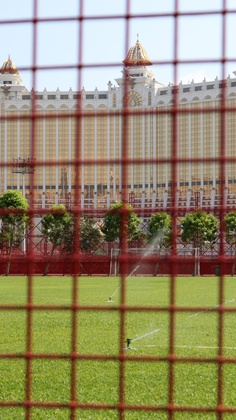
%> input picture object/06.jpg, 236 x 420 px, shrunk from 2250 x 4000 before the run
$ octave demo06.m   (GNU Octave 9; MATLAB toolbox functions it lacks are replaced by stand-ins)
%> lines starting %> are read from the running program, lines starting %| are printed output that depends on the picture; in (x1, y1, x2, y2) boxes, pixels count from 0 and x2, y2 are one past the last pixel; in counts of white or black regions, pixels touching at a corner belong together; the program's own positions count from 1
### recovering.m
function [ recovered_img ] = recovering(original_image, original_mask, fill_image, mask)

[height,width] = size(mask);
level = floor(log2(min(height, width)));
pyramid_fill_img = cell(1, level);
pyramid_mask = cell(1, level);

flag = 1; %Check for the presence of marked region
count = 0; %Counts the levels

pyramid_fill_img{count+1} = fill_image;
pyramid_mask{count+1} = mask;
count = count+1;

% Downsampling
% Recursive Identification Methods (RIM)
for i=1:level
    if(flag==1)
        [RIM] = shrink(fill_image);
        [mask] = shrink(mask);

% Check for black
        ind = find(mask == 1);
        if ~size(ind)
            flag = 0;
        elseif size(mask, 1) <= 300
            flag = 0;
            [RIM] = inpainting(RIM, RIM, [0 0 0]);
            RIM = uint8(RIM);
        end

        count = count+1;
        pyramid_fill_img{count} = RIM;
        pyramid_mask{count} = mask;
        fill_image = RIM;
        clear rim;
    else
        break;
    end
end
%Matlab・s built-in cellfun function enabled ．isempty・ processing functions.
pyramid_fill_img = pyramid_fill_img(~cellfun('isempty', pyramid_fill_img));
pyramid_mask = pyramid_mask(~cellfun('isempty', pyramid_mask));


% Upsampling
for i=count:-1:2
    img = pyramid_fill_img{i};

    exp = expand(img);

    mask = pyramid_mask{i-1};
    recovered_img = pyramid_fill_img{i-1};
    [x,y] = find(mask==1);
    for j=1:size(x)
        if mask(x(j), y(j))
            recovered_img(x(j), y(j),1) = exp(x(j), y(j),1);
            recovered_img(x(j), y(j),2) = exp(x(j), y(j),2);
            recovered_img(x(j), y(j),3) = exp(x(j), y(j),3);
        end
    end

    pyramid_fill_img{i-1} = recovered_img;
    if i ~= 2
        clear recovered_img im exp mask
    end
end

end

### shrink.m
function [ output_image ] = shrink( image )
% Maximum absolute difference between high-resolution images fitted by downsampling.
[M, N, ~]=size(image);
output_image=image(1:2:M, 1:2:N,:);

end

### inpainting.m
function [inpainted_img,fill_img] = inpainting(original_image,fill_image,fill_color)
%Exemplar-based inpainting
%Refer by http://www.di.unito.it/~farid/Research/defencing.html
[img,fill_img,fill_region] = loadimgs(original_image,fill_image,fill_color);
img = double(img);
ori_img = img;
ind_img = img2ind(img);
mn = [size(img,1) size(img,2)];
source_region = ~fill_region;

%Initialize isophote values
[Ix(:,:,3) ,Iy(:,:,3)] = gradient(img(:,:,3));
[Ix(:,:,2) ,Iy(:,:,2)] = gradient(img(:,:,2));
[Ix(:,:,1) ,Iy(:,:,1)] = gradient(img(:,:,1));
Ix = sum(Ix,3)/(3*255);
Iy = sum(Iy,3)/(3*255);
%Rotation gradient 90 degrees
temp = Ix; Ix = -Iy;
Iy = temp;

%Initialize confidence and data terms
% C - MxN matrix of confidence values accumulated over all iterations.
% D - MxN matrix of data term values accumulated over all iterations.
C = double(source_region);
D = repmat(-.1,mn);
iteration = 1;
% Visualization stuff
if nargout==6
  ori_img(1,1,:) = fill_color;
  iteration = 2;
end

% Loop until the entire filled area is covered
while any(fill_region(:))
  % Find contour & normalized gradients of fill region
  fill_region_D = double(fill_region);
  edge = find(conv2(fill_region_D,[1,1,1;1,-8,1;1,1,1],'same')>0);


  [Jx,Jy] = gradient(double(~fill_region));
  J = [Jx(edge(:)) Jy(edge(:))];
  J = normr(J);
  % handle NaN and Inf
  J(~isfinite(J))=0;

  % Calculate confidence along the fill front
  for K=edge'
    max_pri_patch = getpatch(mn,K);
    L = max_pri_patch(~(fill_region(max_pri_patch)));
    C(K) = sum(C(L))/numel(max_pri_patch);
  end

  % Calculate patch priorities = confidence term * data term
  D(edge) = abs(Ix(edge).*J(:,1)+Iy(edge).*J(:,2)) + 0.001;
  priorities = C(edge).* D(edge);

  % Find patch with maximum priority, max_pri_patch
  [unused,ndx] = max(priorities(:));
  M = edge(ndx(1));
  [max_pri_patch,rows,cols] = getpatch(mn,M);
  fillin = fill_region(max_pri_patch);

  % Find exemplar that minimizes error, min_error
  min_error = bestexemplar(img,img(rows,cols,:),fillin',source_region);

  % Update fill region
  fillin = logical(fillin);
  fill_region(max_pri_patch(fillin)) = false;

  % Propagate confidence & isophote values
  C(max_pri_patch(fillin))  = C(M);
  Ix(max_pri_patch(fillin)) = Ix(min_error(fillin));
  Iy(max_pri_patch(fillin)) = Iy(min_error(fillin));

  % Copy image data from min_error to max_pri_patch
  ind_img(max_pri_patch(fillin)) = ind_img(min_error(fillin));
  img(rows,cols,:) = ind2img(ind_img(rows,cols),ori_img);

  % Visualization stuff
  if nargout==6
    ind2_img = ind_img;
    ind2_img(logical(fill_region)) = 1;
  end
  iteration = iteration+1;
end

inpainted_img=img;

% Scans over the entire image (with a sliding window)
% for the exemplar with the minimizes error
%Call C/C ++ and Fortran MEX function from MATLAB
% [7 lines left out: function bestexemplar, not called in this run]

% Returns the 9x9 color patch centered on the pixel index
% [8 lines left out: function getpatch, not called in this run]

% Convert (row, column) subscript style index to Matlab index style index
% [4 lines left out: function sub2ndx, not called in this run]

%Convert indexed images to RGB images as a color map
% [4 lines left out: function ind2img, not called in this run]

%Use the image itself as a color map to convert RGB images to index images
function ind_img = img2ind(img)
s=size(img);
ind_img=reshape(1:s(1)*s(2),s(1),s(2));

% Load the image and its filled region as marker values to understand which pixels to fill
function [img,fill_img,fill_region] = loadimgs(img,fill_img,fill_color)
fill_region = fill_img(:,:,1)==fill_color(1) & ...
    fill_img(:,:,2)==fill_color(2) & fill_img(:,:,3)==fill_color(3);

### demo06.m
tic;
close all;
clear all;
object_image = imread('demo_image\object\06.JPG');
%> object_image is the input picture: size 420x236x3 uint8; mean R, G, B 150.2, 140.7, 109
fence_image = imread('demo_image\fence\06.JPG');
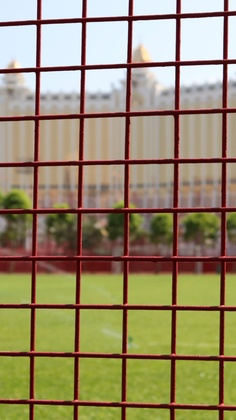
%> input picture fence/06.jpg, 236 x 420 px, shrunk from 2250 x 4000 before the run
%> fence_image is the input picture: size 420x236x3 uint8; mean R, G, B 151.9, 139.3, 107
% Setup
fill_image = object_image;
set1 = 5 ;
set2 = 50 ;
% The value of connected is 4 or 8
% Indicating whether to search the area by 4 connected or 8 connected
connected = 8;
% Threshold of connected components
%th = 1;
% Structural element objects for operations such as expansion corrosion and opening and closing operations
se = strel('disk',30);

% Gaussian blur
% Returns a rotationally symmetric Gaussian low-pass filter with dimensions of standard deviation
h1 = fspecial('gaussian',set1,set1*2);
h2 = fspecial('gaussian',set1,set2*2);
o_img_gray = rgb2gray(object_image);
f_img_gray = rgb2gray(fence_image);
% Identification fences
o_img_blur = imfilter(o_img_gray , h1, 'symmetric');
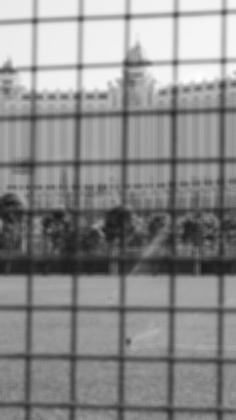
%> o_img_blur: size 420x236 uint8; min 26, max 254, mean 140
f_img_blur = imfilter(f_img_gray , h1, 'symmetric');
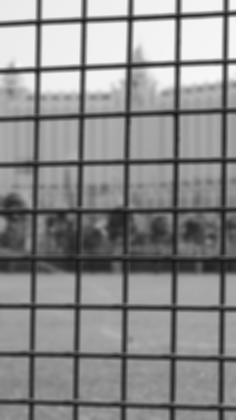
%> f_img_blur: size 420x236 uint8; min 21, max 248, mean 139.4
o_img_sub = imsubtract(o_img_gray,o_img_blur);
f_img_sub = imsubtract(f_img_gray,f_img_blur);
% Extraction fences
f_img_sub_blur = imfilter(f_img_sub , h2, 'symmetric');
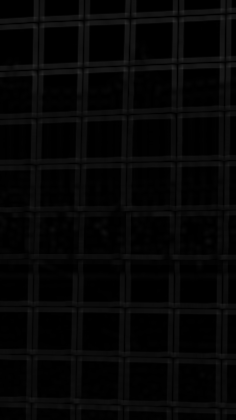
%> f_img_sub_blur: size 420x236 uint8; min 0, max 42, mean 5.8
o_img_sub_D = double(o_img_sub);
f_img_sub_blur_D = double(f_img_sub_blur);
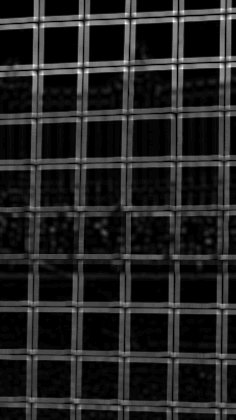
%> f_img_sub_blur_D: size 420x236 double; min 0, max 42, mean 5.8; mean of the top-left, top-right, bottom-left and bottom-right quarters 6.1, 7.1, 4.6, 5.4; drawn with min black and max white
[h,w] = size(o_img_sub_D);
%> h = 420; w = 236
[r,c] = size(f_img_sub_blur_D);
%> r = 420; c = 236
sub_img = zeros();

%Into a mask image
for i=1:r
    for j=1:c
        if f_img_sub_blur_D(i, j) > 1
            sub_img(i, j) = 1;
        else
            sub_img(i, j) = 0;
        end
    end
end
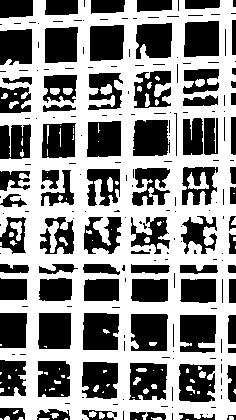
%> sub_img: size 420x236 double; values 0 (black) and 1 (white), 55.8% white; 210 black regions (126 under 20 px), largest, box (x1, y1, x2, y2) and area: (131, 314, 168, 351) 1250, (83, 313, 119, 350) 1246, (133, 120, 170, 156) 1211


% Optimize the raised fence part
% Extract the fence parts
%[I_Sub_CC] = cComponent(I_Sub, mode, th);

% Reduced or increased the fence size
%sub_img_thin = imerode(sub_img_C,se);
sub_img_coarse = imdilate(sub_img,se);
%> sub_img_coarse: size 420x236 double; every value is 1

%Remove the fence in the original image
img_dil = ones();
img_imd = imdilate(sub_img_coarse, img_dil);

[m n] = size(img_imd);
%> m = 420; n = 236
for i=1:m
    for j=1:n
        if img_imd(i,j)
        fill_image(i,j,1) = 0;
        fill_image(i,j,2) = 0;
        fill_image(i,j,3) = 0;
        end
    end
end
%> fill_image: size 420x236x3 uint8; every value is 0


%Inpainted and restored image
mask = sub_img_coarse;
mask = im2bw(mask, 0.5);
%> mask: size 420x236 logical; every value is 1

recovered_image = recovering(object_image, mask, fill_image, mask);
%> the loop in recovering, `for i=1:level` made 1 pass
%> pass 1, in inpainting, `ind_img = img2ind(img);`:
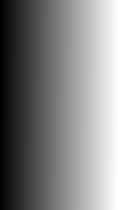
%> ind_img: size 210x118 double; min 1, max 24780, mean 12390.5; drawn with min black and max white
%> the run ends on the next line
